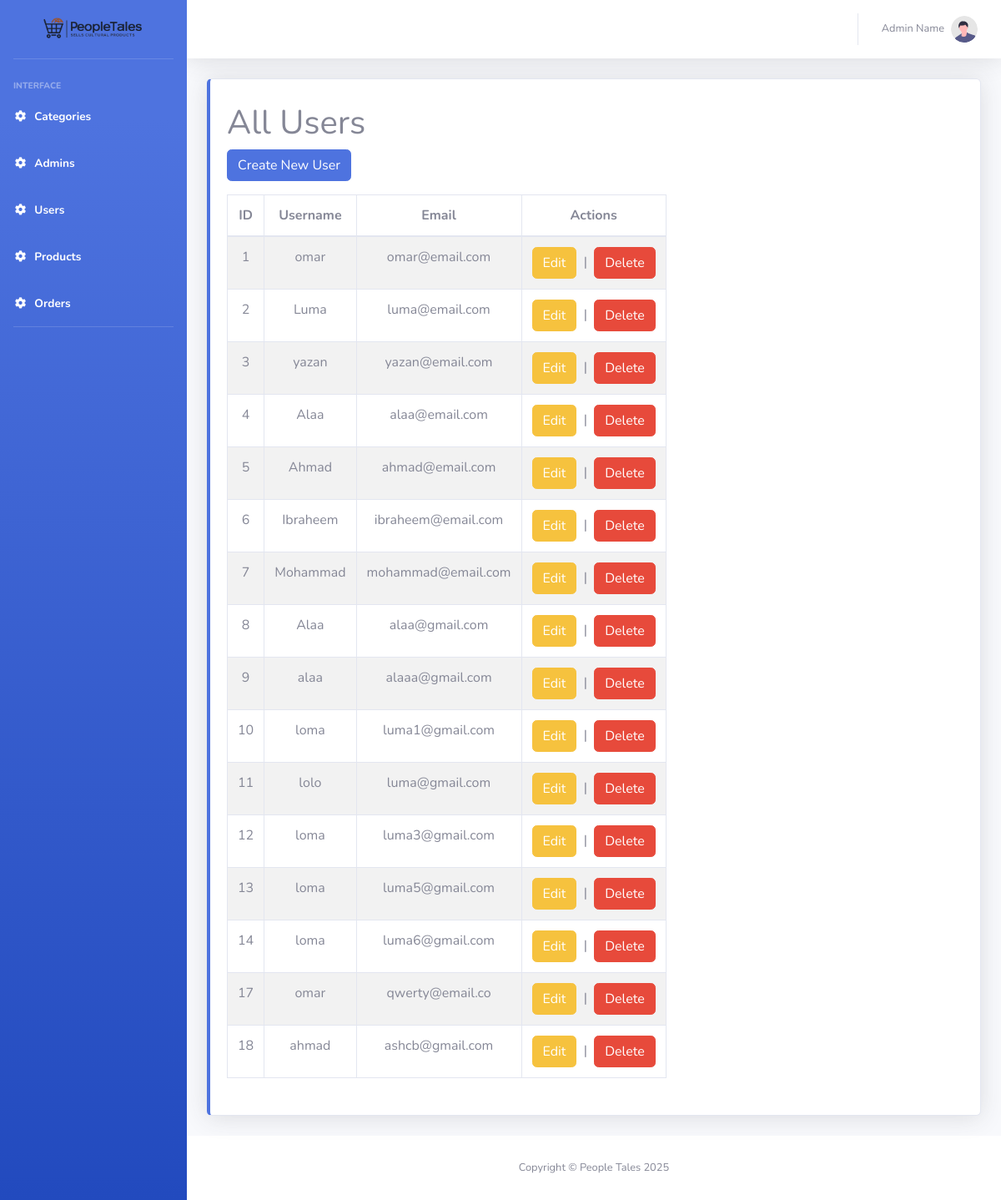
Screenshot of /users with the database file from the repository.
### tables this page shows
CREATE TABLE IF NOT EXISTS `users` (
  `user_id` int NOT NULL AUTO_INCREMENT,
  `username` varchar(50) NOT NULL,
  `email` varchar(100) NOT NULL,
  `password` varchar(255) NOT NULL,
  `created_at` timestamp NULL DEFAULT CURRENT_TIMESTAMP,
  PRIMARY KEY (`user_id`),
  UNIQUE KEY `email` (`email`)
);

### controllers/Controller.php (called while the page is built, shortened)
<?php
class Controller
{
    protected $viewData = [];
    protected function render($view, $data = [], $useLayout = true)
    {
        $this->viewData = array_merge($this->viewData, $data);
        extract($this->viewData);
        $viewFile = $this->getViewPath($view);
        require $viewFile;
    }
    protected function getViewPath($view)
    {
        $view = str_replace('.', '/', $view);
        return dirname(__DIR__) . '/views/' . $view . '.view.php';
    }
    protected function model($modelName)
    {
        $className = ucfirst($modelName);
        $modelFile = dirname(__DIR__) . '/models/' . $className . '.php';
        if (class_exists($className)) {
            return new $className();
        } else {
            throw new Exception("Model not found: {$className}");
        }
    }
}

### controllers/UserController.php (called while the page is built, shortened)
<?php
require_once 'controllers/Controller.php';
class UserController extends Controller
{
    public function index()
    {
        $user = $this->model('user');
        $users = $user->all();
        $this->render('admin.users.index', [
            'pageTitle' => 'All Products',
            'users' => $users
        ]);
    }
}

### config/Router.php (called while the page is built, shortened)
<?php
class Router
{
    private $routes = [];
    private $currentUri;
    private $notFoundHandler = [
        'controller' => 'NoFoundController',
        'action' => 'notFound'
    ];
    public function __construct($baseUrl = '')
    {
        $this->currentUri = $this->getRequestUri();
    }
    private function getRequestUri()
    {
        $uri = $_SERVER['REQUEST_URI'] ?? '/';
        return $uri;
    }
    public function add($method, $pattern, $handler, $name = null)
    {
        $method = strtoupper($method);
        if (is_string($handler)) {
            list($controller, $action) = explode('@', $handler);
        } else if (is_array($handler) && count($handler) >= 2) {
            list($controller, $action) = $handler;
        } else {
            throw new \InvalidArgumentException('Invalid route handler specified');
        }
        $paramNames = [];
        if (strpos($pattern, '{') !== false) {
            preg_match_all('/{([^}]+)}/', $pattern, $matches);
            $paramNames = $matches[1];
            $patternRegex = preg_replace('/{([^}]+)}/', '([^/]+)', $pattern);
            $patternRegex = '#^' . $patternRegex . '$#';
        } else {
            $patternRegex = '#^' . $pattern . '$#';
        }
        $route = [
            'method' => $method,
            'pattern' => $pattern,
            'regex' => $patternRegex,
            'controller' => $controller,
            'action' => $action,
            'paramNames' => $paramNames
        ];
        if ($name) {
            $this->routes[$name] = $route;
        } else {
            $this->routes[] = $route;
        }
        return $this;
    }
    public function dispatch()
    {
        $method = $_SERVER['REQUEST_METHOD'];
        foreach ($this->routes as $route) {
            if ($route['method'] !== $method && $route['method'] !== 'ANY') {
                continue;
            }
            if (preg_match($route['regex'], $this->currentUri, $matches)) {
                array_shift($matches);
                $params = [];
                $controllerName = $route['controller'];
                $actionName = $route['action'];
                return $this->executeController($controllerName, $actionName, $params);
            }
        }
        return $this->executeController(
            $this->notFoundHandler['controller'],
            $this->notFoundHandler['action']
        );
    }
    private function executeController($controllerName, $actionName, $params = [])
    {
        $controller = new $controllerName();
        return call_user_func_array([$controller, $actionName], $params);
    }
}

### index.php (called while the page is built, shortened)
<?php
require_once __DIR__ . '/config/Router.php';
require_once __DIR__ . '/controllers/UserController.php';
$router = new Router();
$router->get('/about', 'PageController@about', 'home.about');
$router->get('/fav', 'PageController@fav', 'home.fav');
$router->get('/register', 'PageController@register', 'register.show');
$router->post('/register', 'AuthController@registration', 'registration.submit');
$router->get('/login', 'AuthController@loginPage', 'login.show');
$router->post('/login', 'AuthController@login', 'login.submit');
$router->get('/logout', 'AuthController@logout', 'auth.logout');
$router->get('/countries', 'CountryController@index', 'countries.index');
$router->get('/profile', 'PageController@profile', 'profile.profile');
$router->get('/country/show/{id}', 'CountryController@show', 'country.show');
$router->get('/contact', 'PageController@contact', 'home.contact');
$router->post('/contact', 'PageController@submitContact', 'home.submitContact');
$router->get('/cart', 'CartController@index');
$router->post('/cart/add', 'CartController@add');
$router->post('/cart/update', 'CartController@update');
$router->get('/cart/remove/{id}', 'CartController@remove');
$router->get('/cart/clear', 'CartController@clear');
$router->get('/checkout', 'CheckoutController@index');
$router->post('/checkout/process', 'CheckoutController@process');
$router->get('/checkout/confirmation/{order_id}', 'CheckoutController@confirmation', 'checkout.confirmation');
$router->get('/profile', 'ProfileController@index', 'profile.index');
$router->post('/profile/update', 'ProfileController@update', 'profile.update');
$router->get('admin/login', 'AdminController@login', 'admin.login');
$router->post('admin/login', 'AdminController@authenticate', 'admin.authenticate');
$router->get('/users', 'UserController@index', 'user.list');
$router->get('/users/create', 'UserController@create', 'user.create');
$router->post('/users/create', 'UserController@store', 'user.store');
$router->get('/users/{id}/edit', 'UserController@edit', 'user.edit');
$router->put('/users/{id}/edit', 'UserController@update', 'user.update');
$router->delete('/users/{id}', 'UserController@destroy', 'user.destroy');
$router->get('/users/{id}', 'UserController@show', 'user.show');
$router->get('/products', 'ProductController@index', 'product.index');
$router->get('/products/create', 'ProductController@create', 'product.create');
$router->post('/products/create', 'ProductController@store', 'product.store');
$router->get('/products/{id}/edit', 'ProductController@edit', 'product.edit');
$router->put('/products/{id}/edit', 'ProductController@update', 'product.update');
$router->delete('/products/{id}', 'ProductController@destroy', 'product.destroy');
$router->get('/products/{id}', 'ProductController@show', 'product.show');
$router->get('/', 'HomeController@index', 'home.index');
$router->get('/categories', 'CategoryController@index', 'category.index');
$router->get('/categories/create', 'CategoryController@create', 'category.create');
$router->post('/categories/create', 'CategoryController@store', 'category.store');
$router->get('/categories/{id}/edit', 'CategoryController@edit', 'category.edit');
$router->put('/categories/{id}/edit', 'CategoryController@update', 'category.update');
$router->delete('/categories/{id}', 'CategoryController@destroy', 'category.destroy');
$router->get('/admins', 'AdminController@index', 'admins.index');
$router->get('/admins/create', 'AdminController@create', 'admins.create');
$router->post('/admins/create', 'AdminController@store', 'admins.store');
$router->get('/admins/{id}/edit', 'AdminController@edit', 'admins.edit');
$router->put('/admins/{id}/edit', 'AdminController@update', 'admins.update');
$router->delete('/admins/{id}', 'AdminController@destroy', 'admins.destroy');
$router->dispatch();

### config/Database.php (called while the page is built, shortened)
<?php
class Database
{
    private static $instance = null;
    private function __construct()
    {
        try {
            $this->conn = new PDO("mysql:host=localhost;dbname=ecommerce", "root", "");
        } catch (PDOException $e) {
            die("Connection failed: " . $e->getMessage());
        }
    }
    public static function getInstance()
    {
        if (!self::$instance) {
            self::$instance = new Database();
        }
        return self::$instance->conn;
    }
}

### models/Model.php (called while the page is built, shortened)
<?php
require_once 'config/Database.php';
class Model
{
    protected $table;
    protected $db;
    public function __construct($table = null)
    {
        $this->db = Database::getInstance();
        if ($table) {
            $this->table = $table;
        } else {
            $className = get_class($this);
            $tableName = strtolower(
                preg_replace('/(?<!^)[A-Z]/', '_$0', $className)
            );
            $this->table = $tableName;}
    }
    public function all($orderBy = null, $order = 'ASC')
    {
        try {
            $sql = "SELECT * FROM {$this->table}";
            $stmt = $this->db->prepare($sql);
            $stmt->execute();
            return $stmt->fetchAll(PDO::FETCH_ASSOC);
        } catch (PDOException $e) {
            error_log("Database error in all(): " . $e->getMessage());
            return [];
        }
    }
}

### views/admin/users/index.view.php (the view, shortened to what this page needs)
<?php
require_once 'views/layout/admin/header.php'
?>
<div class="container-fluid">
    <div class="row">
        <div class="col-12 mb-4">
            <div class="card border-left-primary shadow h-100 py-2">
                <div class="card-body">
                    <div class="row no-gutters align-items-center">
                        <div class="col-auto">
                            <?php if (!empty($users)): ?>
                                <h1>All Users</h1>
                                <p>
                                    <a class="btn btn-primary" href="/users/create">Create New User</a>
                                </p>
                                <table class="table table-bordered table-striped text-center">
                                    <thead>
                                        <tr>
                                            <th>ID</th>
                                            <th>Username</th>
                                            <th>Email</th>
                                            <th>Actions</th>
                                        </tr>
                                    </thead>
                                    <tbody>
                                        <?php foreach ($users as $user): ?>
                                            <tr>
                                                <td><?= htmlspecialchars($user['user_id']) ?></td>
                                                <td><?= htmlspecialchars($user['username']) ?></td>
                                                <td><?= htmlspecialchars($user['email']) ?></td>
                                                <td>
                                                    <a class="btn btn-warning" href="/users/<?= $user['user_id'] ?>/edit">Edit</a>
                                                    &nbsp;|&nbsp;
                                                    <form action="/users/<?= $user['user_id'] ?>" method="POST" style="display:inline;">
                                                        <button class="btn btn-danger" type="submit" onclick="return confirm('Are you sure?')">
                                                            Delete
                                                        </button>
                                                    </form>
                                                </td>
                                            </tr>
                                        <?php endforeach; ?>
                                    </tbody>
                                </table>
                            <?php else: ?>
                                <p>No users found.</p>
                            <?php endif; ?>
                        </div>
                    </div>
                </div>
            </div>
        </div>
    </div>
</div>
<?php
require_once 'views/layout/admin/footer.php'
?>

### rows the page displays
users: user_id "1", username "omar", email "omar@email.com"
users: user_id "2", username "Luma", email "luma@email.com"
users: user_id "3", username "yazan", email "yazan@email.com"
users: user_id "4", username "Alaa", email "alaa@email.com"
users: user_id "5", username "Ahmad", email "ahmad@email.com"
users: user_id "6", username "Ibraheem", email "ibraheem@email.com"
users: user_id "7", username "Mohammad", email "mohammad@email.com"
users: user_id "8", username "Alaa", email "alaa@gmail.com"
users: user_id "9", username "alaa", email "alaaa@gmail.com"
users: user_id "10", username "loma", email "luma1@gmail.com"
users: user_id "11", username "lolo", email "luma@gmail.com"
users: user_id "12", username "loma", email "luma3@gmail.com"
users: user_id "13", username "loma", email "luma5@gmail.com"
users: user_id "14", username "loma", email "luma6@gmail.com"
users: user_id "17", username "omar", email "qwerty@email.co"
users: user_id "18", username "ahmad", email "ashcb@gmail.com"
